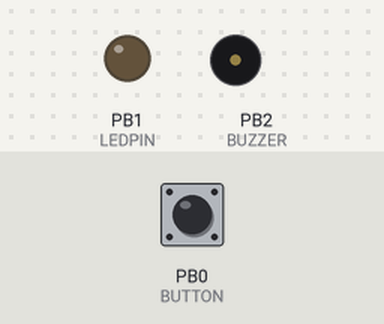
This sketch was run on a simulated ATtiny85, built with avr-gcc and run on an emulated ATtiny85. On the bench: output pins drawn as LEDs (lit = HIGH), buzzer (waves = sounding, pin HIGH). The test bench sets the inputs (shaded band); at power-on: PB0 (BUTTON) HIGH.

Above: at 0.4 s.
1.3 s: PB0 (BUTTON) pulled LOW for 0.15 s
At 2.64 s:
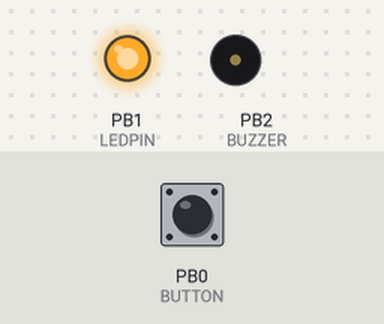
At 5.32 s:
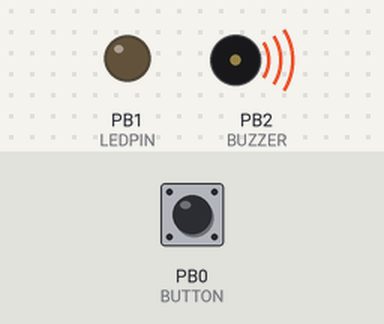
Timing chart, 0 to 10.3 s (numbered marks = the images above; inputs shaded):
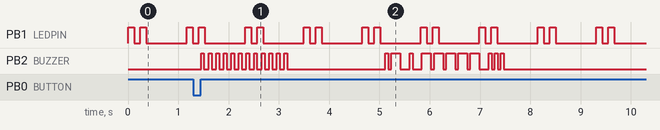

Measured:
- by itself, PB1 (LEDPIN): repeats every 1.2 s: LOW 0.80 s, HIGH 0.12 s, LOW 0.12 s, HIGH 0.12 s

The sketch:

USBMessageWriter.ino
```cpp
#include "DigiKeyboard.h"
#include <avr/pgmspace.h>

#define BUTTON  0
#define LEDPIN  1
#define BUZZER  2

// ---------------- Timing ----------------
#define DOT          60
#define DASH         180
#define ELEMENT_GAP  60
#define LETTER_GAP   180
#define MORSE_DELAY  2000

const unsigned long ledOnTime  = 120;
const unsigned long ledOffTime = 120;
const unsigned long ledPause   = 800;

const unsigned long charInterval = 150;
const unsigned long beepDuration = 60;

// ---------------- Message (FLASH, not RAM!) ----------------
const char message[] PROGMEM =
"Hello Dragon";

#define MESSAGE_LENGTH (sizeof(message) - 1)

// Morse AE0S
const char* callsign[] = { ".-", ".", "-----", "..." };
#define CALLSIGN_LEN 4

// ---------------- LED State Machine ----------------
uint8_t ledState = 0;
unsigned long ledTimer = 0;

// ---------------- Typing State Machine ----------------
int16_t charIndex = -1;
unsigned long typeTimer = 0;

bool buzzerOn = false;
unsigned long beepTimer = 0;

// ---------------- Morse State Machine ----------------
enum MorseState {
  MORSE_IDLE,
  MORSE_WAIT,
  MORSE_SYMBOL_ON,
  MORSE_SYMBOL_OFF,
  MORSE_ELEMENT_GAP,
  MORSE_LETTER_GAP,
  MORSE_DONE
};

MorseState morseState = MORSE_IDLE;
uint8_t morseLetter = 0;
uint8_t morseSymbol = 0;
unsigned long morseTimer = 0;

// =====================================================
// ================== LED ==============================
// =====================================================

void updateLED(unsigned long now) {

  switch (ledState) {

    case 0:
      digitalWrite(LEDPIN, HIGH);
      if (now - ledTimer >= ledOnTime) {
        ledTimer = now;
        ledState = 1;
      }
      break;

    case 1:
      digitalWrite(LEDPIN, LOW);
      if (now - ledTimer >= ledOffTime) {
        ledTimer = now;
        ledState = 2;
      }
      break;

    case 2:
      digitalWrite(LEDPIN, HIGH);
      if (now - ledTimer >= ledOnTime) {
        ledTimer = now;
        ledState = 3;
      }
      break;

    case 3:
      digitalWrite(LEDPIN, LOW);
      if (now - ledTimer >= ledPause) {
        ledTimer = now;
        ledState = 0;
      }
      break;
  }
}

// =====================================================
// ================== Typing ===========================
// =====================================================

void startTyping() {
  charIndex = 0;
  typeTimer = millis();
}

void updateTyping(unsigned long now) {

  if (charIndex >= 0 && charIndex < MESSAGE_LENGTH) {

    if (now - typeTimer >= charInterval) {

      char c = pgm_read_byte(&message[charIndex]);
      DigiKeyboard.print(c);

      digitalWrite(BUZZER, HIGH);
      buzzerOn = true;
      beepTimer = now;

      charIndex++;
      typeTimer = now;
    }
  }
  else if (charIndex == MESSAGE_LENGTH) {

    DigiKeyboard.sendKeyStroke(KEY_ENTER);
    charIndex = -1;

    morseState = MORSE_WAIT;
    morseTimer = now;
  }

  // Turn buzzer off (short key beep)
  if (buzzerOn && (now - beepTimer >= beepDuration)) {
    digitalWrite(BUZZER, LOW);
    buzzerOn = false;
  }
}

// =====================================================
// ================== Morse ============================
// =====================================================

void updateMorse(unsigned long now) {

  switch (morseState) {

    case MORSE_IDLE:
      break;

    case MORSE_WAIT:
      if (now - morseTimer >= MORSE_DELAY) {
        DigiKeyboard.print("\n\n\n");
        morseLetter = 0;
        morseSymbol = 0;
        morseState = MORSE_SYMBOL_ON;
      }
      break;

    case MORSE_SYMBOL_ON: {
      char s = callsign[morseLetter][morseSymbol];

      DigiKeyboard.print(s);
      digitalWrite(BUZZER, HIGH);

      morseTimer = now;
      morseState = MORSE_SYMBOL_OFF;
      break;
    }

    case MORSE_SYMBOL_OFF: {
      char s = callsign[morseLetter][morseSymbol];
      unsigned long duration = (s == '.') ? DOT : DASH;

      if (now - morseTimer >= duration) {

        digitalWrite(BUZZER, LOW);
        morseTimer = now;
        morseSymbol++;

        if (callsign[morseLetter][morseSymbol] == '\0') {
          morseState = MORSE_LETTER_GAP;
        } else {
          morseState = MORSE_ELEMENT_GAP;
        }
      }
      break;
    }

    case MORSE_ELEMENT_GAP:
      if (now - morseTimer >= ELEMENT_GAP) {
          morseState = MORSE_SYMBOL_ON;
      }
      break;

    case MORSE_LETTER_GAP:
      if (now - morseTimer >= LETTER_GAP) {

        DigiKeyboard.print(" ");

        morseLetter++;
        morseSymbol = 0;

        if (morseLetter >= CALLSIGN_LEN) {
          DigiKeyboard.print("\n\n\n");
          morseState = MORSE_DONE;
        } else {
          morseState = MORSE_SYMBOL_ON;
        }
      }
      break;

    case MORSE_DONE:
      morseState = MORSE_IDLE;
      break;
  }
}

// =====================================================
// ================== Setup / Loop =====================
// =====================================================

void setup() {
  pinMode(BUTTON, INPUT_PULLUP);
  pinMode(LEDPIN, OUTPUT);
  pinMode(BUZZER, OUTPUT);
}

void loop() {

  DigiKeyboard.update();  // keep USB alive

  unsigned long now = millis();

  updateLED(now);
  updateTyping(now);
  updateMorse(now);

  if (digitalRead(BUTTON) == LOW && charIndex == -1 && morseState == MORSE_IDLE) {
    startTyping();
  }
}
```
